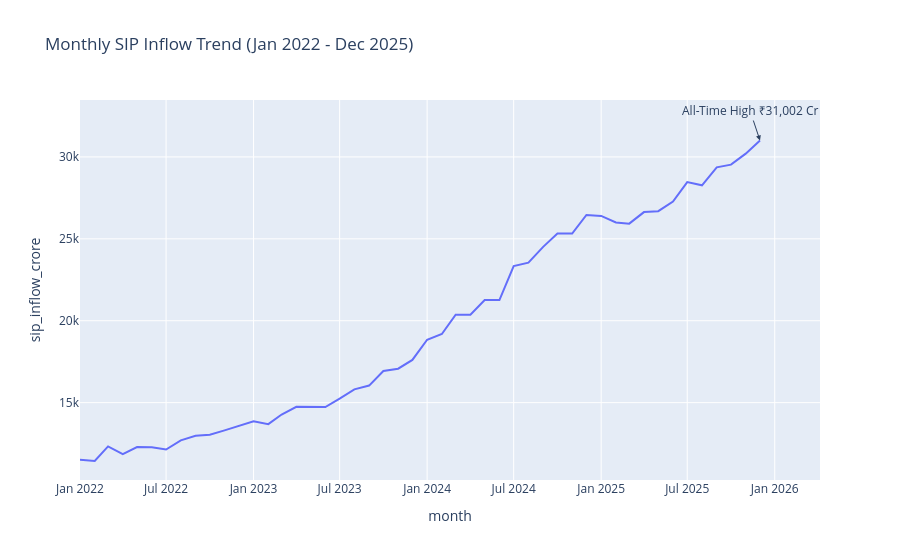

The notebook cell saved with this chart:
### Code cell
max_row = monthly_sip_inflows.loc[
    monthly_sip_inflows["sip_inflow_crore"].idxmax()
]

fig = px.line(
    monthly_sip_inflows,
    x="month",
    y="sip_inflow_crore",
    title="Monthly SIP Inflow Trend (Jan 2022 - Dec 2025)"
)

fig.add_annotation(
    x=max_row["month"],
    y=max_row["sip_inflow_crore"],
    text=f"All-Time High ₹{max_row['sip_inflow_crore']:,.0f} Cr",
    showarrow=True,
    arrowhead=2
)

fig.show()
